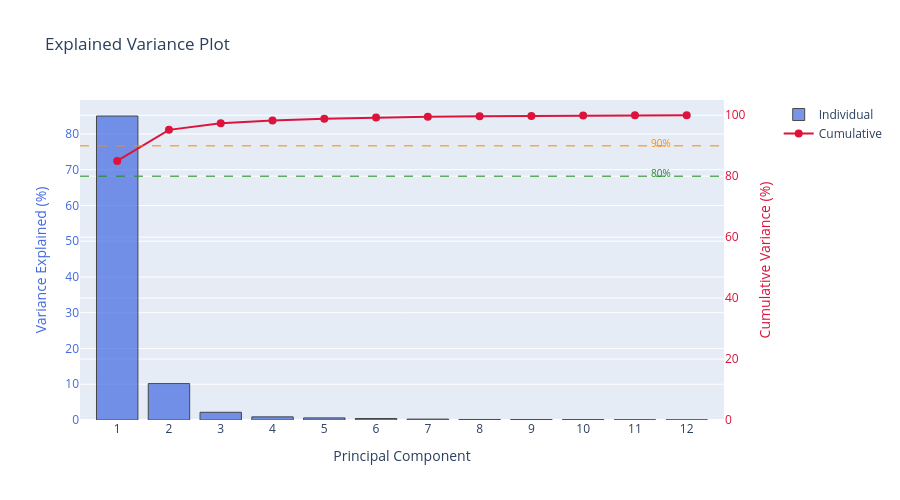

The code cell stored with this chart in its notebook:
### Markdown cell above
### 3.2 Explained Variance Plot

**Purpose:** Show individual and cumulative variance explained.

**Common thresholds:**
- 80% - adequate for exploration
- 90% - good for most purposes
- 95% - rigorous applications

### Code cell
components = np.arange(1, len(explained_var_ratio) + 1)
cumulative = np.cumsum(explained_var_ratio) * 100

fig = make_subplots(specs=[[{"secondary_y": True}]])

# Bar chart for individual variance
fig.add_trace(
    go.Bar(
        x=components,
        y=explained_var_ratio * 100,
        name='Individual',
        marker=dict(color=COLORS['score'], line=dict(color='black', width=1)),
        opacity=0.7,
        hovertemplate='PC%{x}<br>Individual: %{y:.1f}%<extra></extra>'
    ),
    secondary_y=False
)

# Line for cumulative variance
fig.add_trace(
    go.Scatter(
        x=components,
        y=cumulative,
        mode='lines+markers',
        name='Cumulative',
        line=dict(color=COLORS['loading'], width=2),
        marker=dict(size=8),
        hovertemplate='PC%{x}<br>Cumulative: %{y:.1f}%<extra></extra>'
    ),
    secondary_y=True
)

# Threshold lines
fig.add_hline(y=80, line_dash='dash', line_color=COLORS['normal'], line_width=1.5, 
              opacity=0.7, secondary_y=True)
fig.add_hline(y=90, line_dash='dash', line_color=COLORS['warning'], line_width=1.5, 
              opacity=0.7, secondary_y=True)

# Add threshold annotations
fig.add_annotation(x=11.5, y=81, text='80%', showarrow=False, 
                   font=dict(size=10, color=COLORS['normal']), yref='y2')
fig.add_annotation(x=11.5, y=91, text='90%', showarrow=False, 
                   font=dict(size=10, color=COLORS['warning']), yref='y2')

# Set axis titles
fig.update_xaxes(title_text='Principal Component', tickmode='linear', tick0=1, dtick=1)
fig.update_yaxes(title_text='Variance Explained (%)', title_font=dict(color=COLORS['score']), 
                 tickfont=dict(color=COLORS['score']), secondary_y=False)
fig.update_yaxes(title_text='Cumulative Variance (%)', title_font=dict(color=COLORS['loading']), 
                 tickfont=dict(color=COLORS['loading']), range=[0, 105], secondary_y=True)

fig.update_layout(
    title='Explained Variance Plot',
    width=900,
    height=500,
    font=dict(size=12),
    hovermode='x unified'
)

fig.show()

# Find number of components for thresholds
n_80 = np.argmax(cumulative >= 80) + 1
n_90 = np.argmax(cumulative >= 90) + 1

print("\n📊 INTERPRETATION:")
print(f"Components needed for 80% variance: {n_80}")
print(f"Components needed for 90% variance: {n_90}")
print(f"\nRecommendation: Use {max(n_80, np.sum(eigenvalues > 1))} components")

### Figure 1 — Plotly figure (JSON) as saved in the notebook; plotly's stock layout.template omitted (floating-point values rounded to 4 significant figures)
{"data": [{"hovertemplate": "PC%{x}<br>Individual: %{y:.1f}%<extra></extra>", "marker": {"color": "#4169E1", "line": {"color": "black", "width": 1}}, "name": "Individual", "opacity": 0.7, "type": "bar", "x": [1, 2, 3, 4, 5, 6, 7, 8, 9, 10, 11, 12], "xaxis": "x", "y": [85.02, 10.18, 2.158, 0.8791, 0.5914, 0.4179, 0.2495, 0.1449, 0.1293, 0.1151, 0.07086, 0.04048], "yaxis": "y"}, {"hovertemplate": "PC%{x}<br>Cumulative: %{y:.1f}%<extra></extra>", "line": {"color": "#DC143C", "width": 2}, "marker": {"size": 8}, "mode": "lines+markers", "name": "Cumulative", "type": "scatter", "x": [1, 2, 3, 4, 5, 6, 7, 8, 9, 10, 11, 12], "xaxis": "x", "y": [85.02, 95.2, 97.36, 98.24, 98.83, 99.25, 99.5, 99.64, 99.77, 99.89, 99.96, 100.0], "yaxis": "y2"}], "layout": {"annotations": [{"font": {"color": "#228B22", "size": 10}, "showarrow": false, "text": "80%", "x": 11.5, "y": 81, "yref": "y2"}, {"font": {"color": "#FF8C00", "size": 10}, "showarrow": false, "text": "90%", "x": 11.5, "y": 91, "yref": "y2"}], "font": {"size": 12}, "height": 500, "hovermode": "x unified", "shapes": [{"line": {"color": "#228B22", "dash": "dash", "width": 1.5}, "opacity": 0.7, "type": "line", "x0": 0, "x1": 1, "xref": "x domain", "y0": 80, "y1": 80, "yref": "y2"}, {"line": {"color": "#FF8C00", "dash": "dash", "width": 1.5}, "opacity": 0.7, "type": "line", "x0": 0, "x1": 1, "xref": "x domain", "y0": 90, "y1": 90, "yref": "y2"}], "title": {"text": "Explained Variance Plot"}, "width": 900, "xaxis": {"anchor": "y", "domain": [0, 0.94], "dtick": 1, "tick0": 1, "tickmode": "linear", "title": {"text": "Principal Component"}}, "yaxis": {"anchor": "x", "domain": [0, 1], "tickfont": {"color": "#4169E1"}, "title": {"font": {"color": "#4169E1"}, "text": "Variance Explained (%)"}}, "yaxis2": {"anchor": "x", "overlaying": "y", "range": [0, 105], "side": "right", "tickfont": {"color": "#DC143C"}, "title": {"font": {"color": "#DC143C"}, "text": "Cumulative Variance (%)"}}}}
